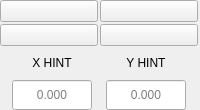
          <widget class="QWidget" name="ridge_and_valley">
           <layout class="QVBoxLayout" name="verticalLayout_40" stretch="1,0,0">
            <property name="spacing">
             <number>2</number>
            </property>
            <property name="leftMargin">
             <number>0</number>
            </property>
            <property name="topMargin">
             <number>0</number>
            </property>
            <property name="rightMargin">
             <number>2</number>
            </property>
            <property name="bottomMargin">
             <number>0</number>
            </property>
            <item>
             <layout class="QGridLayout" name="gridLayout_2">
              <property name="topMargin">
               <number>0</number>
              </property>
              <item row="0" column="0">
               <widget class="QPushButton" name="probe_valley_y">
                <property name="sizePolicy">
                 <sizepolicy hsizetype="Preferred" vsizetype="Preferred">
                  <horstretch>0</horstretch>
                  <verstretch>0</verstretch>
                 </sizepolicy>
                </property>
                <property name="minimumSize">
                 <size>
                  <width>0</width>
                  <height>0</height>
                 </size>
                </property>
                <property name="maximumSize">
                 <size>
                  <width>16777215</width>
                  <height>16777215</height>
                 </size>
                </property>
                <property name="toolTip">
                 <string>Valley Y</string>
                </property>
                <property name="text">
                 <string/>
                </property>
                <property name="icon">
                 <iconset>
                  <normalon>basic_probe_icons/probe_y_valley.png</normalon>
                 </iconset>
                </property>
                <property name="iconSize">
                 <size>
                  <width>100</width>
                  <height>100</height>
                 </size>
                </property>
                <property name="probe" stdset="0">
                 <string>probe_valley_y</string>
                </property>
                <attribute name="buttonGroup">
                 <string notr="true">ridge_valley_buttonGroup</string>
                </attribute>
               </widget>
              </item>
              <item row="0" column="1">
               <widget class="QPushButton" name="probe_ridge_y">
                <property name="sizePolicy">
                 <sizepolicy hsizetype="Preferred" vsizetype="Preferred">
                  <horstretch>0</horstretch>
                  <verstretch>0</verstretch>
                 </sizepolicy>
                </property>
                <property name="minimumSize">
                 <size>
                  <width>0</width>
                  <height>0</height>
                 </size>
                </property>
                <property name="maximumSize">
                 <size>
                  <width>16777215</width>
                  <height>16777215</height>
                 </size>
                </property>
                <property name="toolTip">
                 <string>Ridge Y</string>
                </property>
                <property name="text">
                 <string/>
                </property>
                <property name="icon">
                 <iconset>
                  <normalon>basic_probe_icons/probe_y_ridge.png</normalon>
                 </iconset>
                </property>
                <property name="iconSize">
                 <size>
                  <width>100</width>
                  <height>100</height>
                 </size>
                </property>
                <property name="probe" stdset="0">
                 <string>probe_ridge_y</string>
                </property>
                <attribute name="buttonGroup">
                 <string notr="true">ridge_valley_buttonGroup</string>
                </attribute>
               </widget>
              </item>
              <item row="1" column="0">
               <widget class="QPushButton" name="probe_valley_x">
                <property name="sizePolicy">
                 <sizepolicy hsizetype="Preferred" vsizetype="Preferred">
                  <horstretch>0</horstretch>
                  <verstretch>0</verstretch>
                 </sizepolicy>
                </property>
                <property name="minimumSize">
                 <size>
                  <width>0</width>
                  <height>0</height>
                 </size>
                </property>
                <property name="maximumSize">
                 <size>
                  <width>16777215</width>
                  <height>16777215</height>
                 </size>
                </property>
                <property name="toolTip">
                 <string>Valley X</string>
                </property>
                <property name="text">
                 <string/>
                </property>
                <property name="icon">
                 <iconset>
                  <normalon>basic_probe_icons/probe_x_valley.png</normalon>
                 </iconset>
                </property>
                <property name="iconSize">
                 <size>
                  <width>100</width>
                  <height>100</height>
                 </size>
                </property>
                <property name="probe" stdset="0">
                 <string>probe_valley_x</string>
                </property>
                <attribute name="buttonGroup">
                 <string notr="true">ridge_valley_buttonGroup</string>
                </attribute>
               </widget>
              </item>
              <item row="1" column="1">
               <widget class="QPushButton" name="probe_ridge_x">
                <property name="sizePolicy">
                 <sizepolicy hsizetype="Preferred" vsizetype="Preferred">
                  <horstretch>0</horstretch>
                  <verstretch>0</verstretch>
                 </sizepolicy>
                </property>
                <property name="minimumSize">
                 <size>
                  <width>0</width>
                  <height>0</height>
                 </size>
                </property>
                <property name="maximumSize">
                 <size>
                  <width>16777215</width>
                  <height>16777215</height>
                 </size>
                </property>
                <property name="toolTip">
                 <string>Ridge X</string>
                </property>
                <property name="text">
                 <string/>
                </property>
                <property name="icon">
                 <iconset>
                  <normalon>basic_probe_icons/probe_x_ridge.png</normalon>
                 </iconset>
                </property>
                <property name="iconSize">
                 <size>
                  <width>100</width>
                  <height>100</height>
                 </size>
                </property>
                <property name="probe" stdset="0">
                 <string>probe_ridge_x</string>
                </property>
                <attribute name="buttonGroup">
                 <string notr="true">ridge_valley_buttonGroup</string>
                </attribute>
               </widget>
              </item>
             </layout>
            </item>
            <item>
             <layout class="QHBoxLayout" name="horizontalLayout_7">
              <property name="topMargin">
               <number>0</number>
              </property>
              <item>
               <widget class="QLabel" name="hint_label_2">
                <property name="minimumSize">
                 <size>
                  <width>80</width>
                  <height>30</height>
                 </size>
                </property>
                <property name="maximumSize">
                 <size>
                  <width>80</width>
                  <height>30</height>
                 </size>
                </property>
                <property name="text">
                 <string>X HINT</string>
                </property>
                <property name="alignment">
                 <set>Qt::AlignCenter</set>
                </property>
               </widget>
              </item>
              <item>
               <widget class="QLabel" name="label_75">
                <property name="sizePolicy">
                 <sizepolicy hsizetype="Preferred" vsizetype="Fixed">
                  <horstretch>0</horstretch>
                  <verstretch>0</verstretch>
                 </sizepolicy>
                </property>
                <property name="minimumSize">
                 <size>
                  <width>80</width>
                  <height>30</height>
                 </size>
                </property>
                <property name="maximumSize">
                 <size>
                  <width>80</width>
                  <height>30</height>
                 </size>
                </property>
                <property name="text">
                 <string>Y HINT</string>
                </property>
                <property name="alignment">
                 <set>Qt::AlignCenter</set>
                </property>
                <property name="indent">
                 <number>0</number>
                </property>
               </widget>
              </item>
             </layout>
            </item>
            <item>
             <layout class="QHBoxLayout" name="horizontalLayout_12">
              <property name="topMargin">
               <number>0</number>
              </property>
              <item>
               <widget class="QLineEdit" name="lineEdit_x_hint_rv">
                <property name="sizePolicy">
                 <sizepolicy hsizetype="Preferred" vsizetype="Fixed">
                  <horstretch>0</horstretch>
                  <verstretch>0</verstretch>
                 </sizepolicy>
                </property>
                <property name="minimumSize">
                 <size>
                  <width>80</width>
                  <height>30</height>
                 </size>
                </property>
                <property name="maximumSize">
                 <size>
                  <width>80</width>
                  <height>30</height>
                 </size>
                </property>
                <property name="focusPolicy">
                 <enum>Qt::ClickFocus</enum>
                </property>
                <property name="styleSheet">
                 <string notr="true"/>
                </property>
                <property name="text">
                 <string/>
                </property>
                <property name="alignment">
                 <set>Qt::AlignCenter</set>
                </property>
                <property name="placeholderText">
                 <string>0.000</string>
                </property>
               </widget>
              </item>
              <item>
               <widget class="QLineEdit" name="lineEdit_y_hint_rv">
                <property name="sizePolicy">
                 <sizepolicy hsizetype="Preferred" vsizetype="Fixed">
                  <horstretch>0</horstretch>
                  <verstretch>0</verstretch>
                 </sizepolicy>
                </property>
                <property name="minimumSize">
                 <size>
                  <width>80</width>
                  <height>30</height>
                 </size>
                </property>
                <property name="maximumSize">
                 <size>
                  <width>80</width>
                  <height>30</height>
                 </size>
                </property>
                <property name="focusPolicy">
                 <enum>Qt::ClickFocus</enum>
                </property>
                <property name="styleSheet">
                 <string notr="true"/>
                </property>
                <property name="text">
                 <string/>
                </property>
                <property name="alignment">
                 <set>Qt::AlignCenter</set>
                </property>
                <property name="placeholderText">
                 <string>0.000</string>
                </property>
                <property name="clearButtonEnabled">
                 <bool>false</bool>
                </property>
               </widget>
              </item>
             </layout>
            </item>
           </layout>
          </widget>
